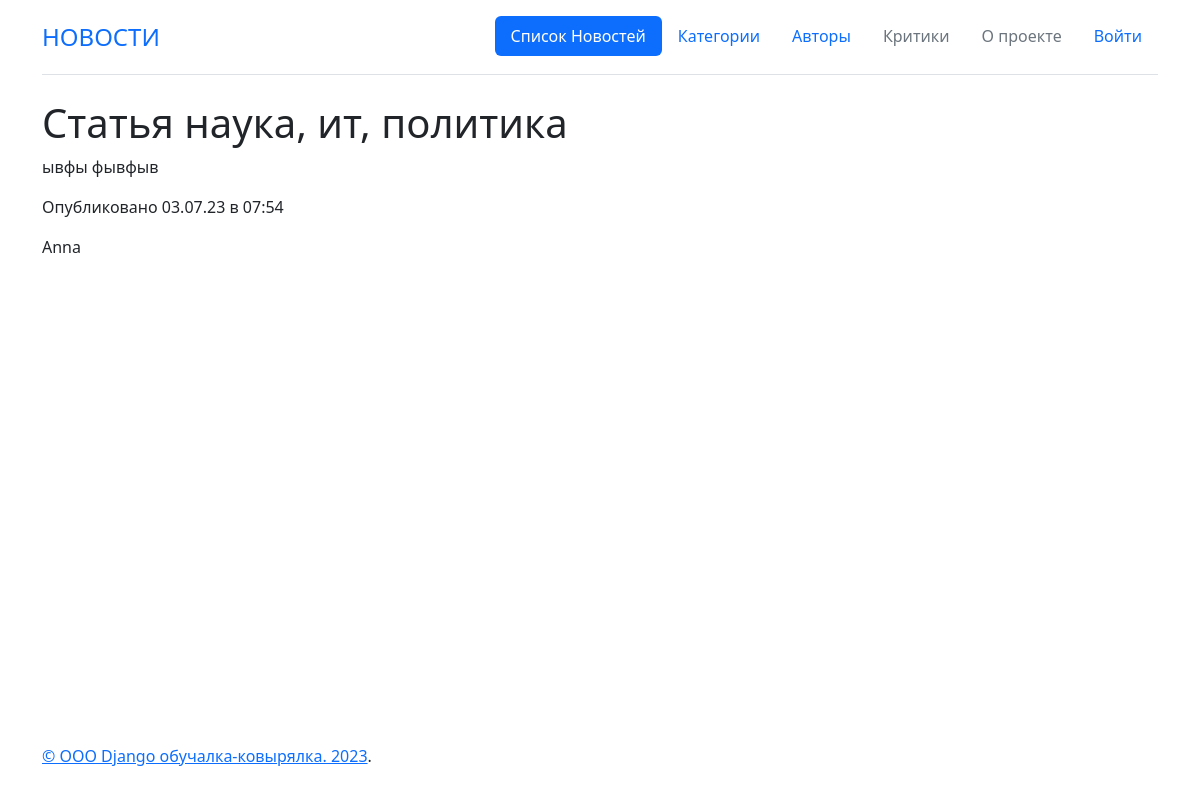
The page /posts/112 on the database its author committed.
### news/models.py (models this page shows, shortened)
class Post(models.Model):
    class Meta:
        verbose_name = 'Посты'
        verbose_name_plural = 'Посты'
    article = "ART"
    news = "NWS"
    TYPE = [
        (article, "Статья"),
        (news, "Новость"),
    ]
    author = models.ForeignKey(Author,on_delete=models.CASCADE)
    postType = models.CharField(max_length=20, choices=TYPE, default=article)
    dateCreation = models.DateTimeField(auto_now_add=True)
    category = models.ManyToManyField(Category, through='PostCategory')
    title = models.CharField(max_length=128)
    text = models.TextField()
    rating = models.SmallIntegerField(default=0.0)

class Author(models.Model):
    class Meta:
        verbose_name = 'Авторы'
        verbose_name_plural = 'Авторы'
    name = models.OneToOneField(User, on_delete=models.CASCADE)
    rating = models.SmallIntegerField(default=0)
    def __str__(self):
            return self.name.username

### news/views.py (the view)
# urls.py: path('posts/<int:pk>', PostDetail.as_view(), name="post"),  # pk — это первичный ключ товара, который будет выводиться у нас в шаблон
class PostDetail(DetailView):
    model = Post
    template_name = 'news/post.html'
    context_object_name = 'post'

### templates/news/post.html (shortened to what this page needs)
{% extends 'defaultLayout.html' %}
{% block abracadabra %}
<h1>{{ post.title }}</h1>
<p>{{ post.text }}</p>
<p>Опубликовано {{ post.dateCreation | date:'d.m.y в h:i' }}</p>
<p> {{ post.author }}</p>
{% endblock abracadabra %}

### rows shown on the page
Post: title "Статья наука, ит, политика", text "ывфы фывфыв", dateCreation "03.07.23 в 07:54", author "Anna"
